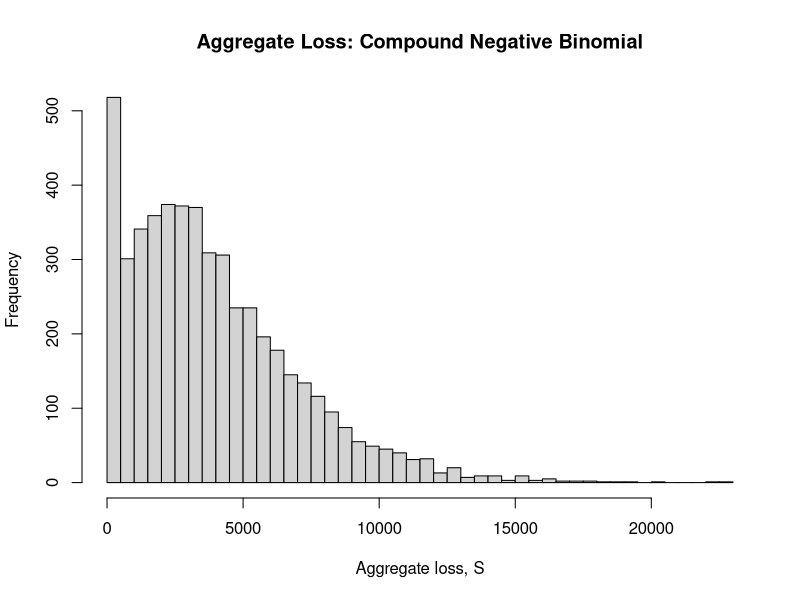
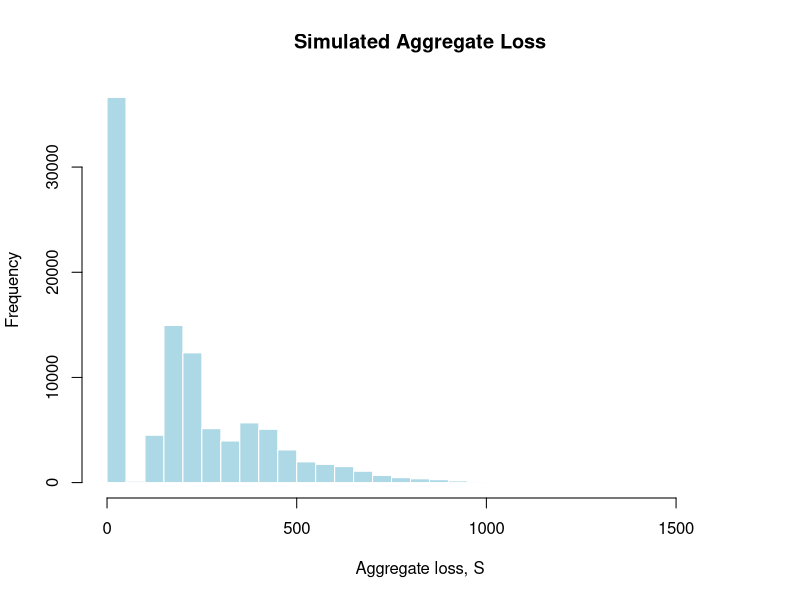

The R source for these figures, in order:
## ---- chunk 1
#| fig-width: 6
#| fig-height: 3.5

set.seed(123)

n_sim <- 5000
k <- 4
p <- 0.5

shape <- 2
rate <- 0.002

N <- rnbinom(
  n_sim, size = k, prob = p
)

S <- sapply(N, function(n) {
  if (n == 0) return(0)
  sum(rgamma(
    n, shape = shape, rate = rate
  ))
})

hist(
  S, breaks = 50,
  main = "Aggregate Loss: Compound Negative Binomial",
  xlab = "Aggregate loss, S",
  ylab = "Frequency"
)
## ---- chunk 2
m1 <- shape / rate
m2 <- shape * (shape + 1) / rate^2

theory_mean <- k * (1 - p) / p * m1
theory_var <- k * (1 - p) / p^2 *
  (p * m2 + (1 - p) * m1^2)

data.frame(
  Measure = c("Mean", "Variance"),
  Simulation = c(mean(S), var(S)),
  Theory = c(theory_mean, theory_var)
)
## ---- chunk 3
set.seed(123)

B <- 100000

N <- rbinom(
  B, size = 100, prob = 0.01
)
## ---- chunk 4
head(N)
## ---- chunk 5
S <- sapply(N, function(n) {
  if (n == 0) {
    0
  } else {
    sum(rgamma(
      n, shape = 20, rate = 0.1
    ))
  }
})
## ---- chunk 6
#| echo: false
#| fig-width: 5.5
#| fig-height: 3.5
#| fig-align: "center"

# Simulate aggregate losses
set.seed(123)
B <- 100000
N <- rbinom(B, size = 100, prob = 0.01)
S <- sapply(N, function(n) {
  sum(rgamma(n, shape = 20, rate = 0.1))
})

# Plot the simulated aggregate losses
hist(S, breaks = 50,
     main = "Simulated Aggregate Loss",
     xlab = "Aggregate loss, S",
     col = "lightblue",
     border = "white")
## ---- chunk 7
mean(S)
var(S)
